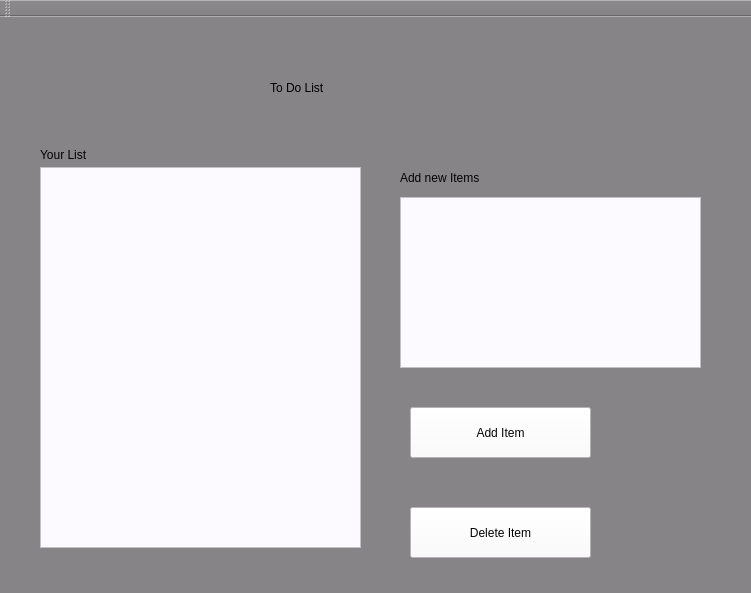
<?xml version="1.0" encoding="UTF-8"?>
<ui version="4.0">
 <class>MainWindow</class>
 <widget class="QMainWindow" name="MainWindow">
  <property name="geometry">
   <rect>
    <x>0</x>
    <y>0</y>
    <width>751</width>
    <height>593</height>
   </rect>
  </property>
  <property name="windowTitle">
   <string>MainWindow</string>
  </property>
  <property name="autoFillBackground">
   <bool>false</bool>
  </property>
  <property name="styleSheet">
   <string notr="true">background-color: rgb(134, 132, 135)</string>
  </property>
  <widget class="QWidget" name="centralwidget">
   <widget class="QLabel" name="title">
    <property name="geometry">
     <rect>
      <x>270</x>
      <y>30</y>
      <width>241</width>
      <height>81</height>
     </rect>
    </property>
    <property name="styleSheet">
     <string notr="true">font: italic 30pt &quot;Zapfino&quot;;
color: rgb(0, 0, 0);</string>
    </property>
    <property name="text">
     <string>To Do List</string>
    </property>
   </widget>
   <widget class="QLabel" name="yourListLabel">
    <property name="geometry">
     <rect>
      <x>40</x>
      <y>130</y>
      <width>121</width>
      <height>16</height>
     </rect>
    </property>
    <property name="styleSheet">
     <string notr="true">font: italic 20pt &quot;Courier New&quot;;
color: rgb(3, 3, 3)</string>
    </property>
    <property name="text">
     <string>Your List</string>
    </property>
   </widget>
   <widget class="QLabel" name="addNewItemLabel">
    <property name="geometry">
     <rect>
      <x>400</x>
      <y>140</y>
      <width>171</width>
      <height>41</height>
     </rect>
    </property>
    <property name="styleSheet">
     <string notr="true">font: italic 20pt &quot;Courier New&quot;;
color: rgb(3, 3, 3)</string>
    </property>
    <property name="text">
     <string>Add new Items</string>
    </property>
   </widget>
   <widget class="QPushButton" name="addItemButton">
    <property name="geometry">
     <rect>
      <x>410</x>
      <y>390</y>
      <width>181</width>
      <height>51</height>
     </rect>
    </property>
    <property name="styleSheet">
     <string notr="true">font: italic 20pt &quot;Courier New&quot;;
color: rgb(3, 3, 3);
background-color: rgb(253, 250, 255);</string>
    </property>
    <property name="text">
     <string>Add Item</string>
    </property>
   </widget>
   <widget class="QPushButton" name="deleteItemButton">
    <property name="geometry">
     <rect>
      <x>410</x>
      <y>490</y>
      <width>181</width>
      <height>51</height>
     </rect>
    </property>
    <property name="styleSheet">
     <string notr="true">font: italic 20pt &quot;Courier New&quot;;
color: rgb(3, 3, 3);
background-color: rgb(253, 250, 255);</string>
    </property>
    <property name="text">
     <string>Delete Item</string>
    </property>
   </widget>
   <widget class="QTextEdit" name="newItemInput">
    <property name="geometry">
     <rect>
      <x>400</x>
      <y>180</y>
      <width>301</width>
      <height>171</height>
     </rect>
    </property>
    <property name="styleSheet">
     <string notr="true">color: rgb(0, 0, 0);
background-color: rgb(253, 250, 255);</string>
    </property>
   </widget>
   <widget class="QListWidget" name="list">
    <property name="geometry">
     <rect>
      <x>40</x>
      <y>150</y>
      <width>321</width>
      <height>381</height>
     </rect>
    </property>
    <property name="styleSheet">
     <string notr="true">color: rgb(0, 0, 0);
background-color: rgb(253, 250, 255);</string>
    </property>
   </widget>
  </widget>
  <widget class="QStatusBar" name="statusbar"/>
  <widget class="QToolBar" name="toolBar">
   <property name="windowTitle">
    <string>toolBar</string>
   </property>
   <attribute name="toolBarArea">
    <enum>TopToolBarArea</enum>
   </attribute>
   <attribute name="toolBarBreak">
    <bool>false</bool>
   </attribute>
  </widget>
 </widget>
 <resources/>
 <connections/>
</ui>
